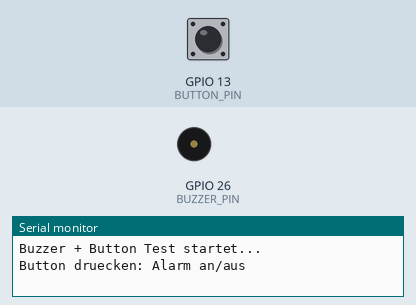
Recording of a sketch running on a simulated ESP32. Shown: buzzer (waves = sounding, pin HIGH), the last lines printed to the serial monitor. The inputs (shaded band) are chosen by the test bench; at power-on: GPIO 13 (BUTTON_PIN) HIGH.

Above: at 2.2 s.
2.3 s: GPIO 13 (BUTTON_PIN) pulled LOW for 0.15 s
At 2.45 s:
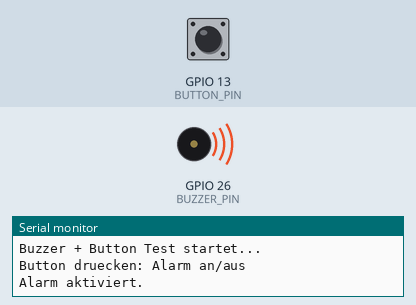
5.4 s: GPIO 13 (BUTTON_PIN) pulled LOW for 1 s
7.9 s: GPIO 13 (BUTTON_PIN) pulled LOW for 3.2 s
At 11.9 s:
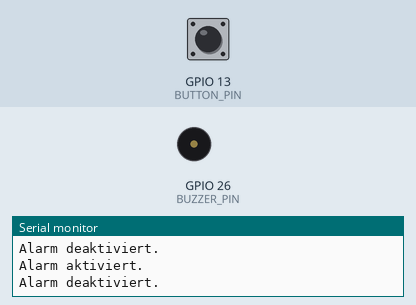
Timing chart, 0 to 13.4 s (numbered marks = the images above; inputs shaded):
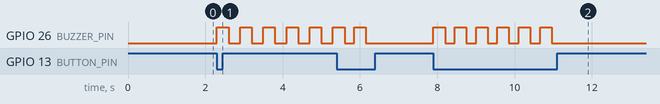

The sketch:

buzzer_button_test.ino
```cpp
#define BUZZER_PIN 26
#define BUTTON_PIN 13

bool buzzerState = false;
bool alarmActive = false;

unsigned long lastButtonPress = 0;
const unsigned long debounceDelay = 250;

void setup() {
  Serial.begin(115200);
  delay(1000);

  pinMode(BUZZER_PIN, OUTPUT);
  digitalWrite(BUZZER_PIN, LOW);

  pinMode(BUTTON_PIN, INPUT_PULLUP);

  Serial.println("Buzzer + Button Test startet...");
  Serial.println("Button druecken: Alarm an/aus");
}

void loop() {
  bool buttonPressed = (digitalRead(BUTTON_PIN) == LOW);

  if (buttonPressed && millis() - lastButtonPress > debounceDelay) {
    lastButtonPress = millis();

    alarmActive = !alarmActive;

    if (alarmActive) {
      Serial.println("Alarm aktiviert.");
    } else {
      Serial.println("Alarm deaktiviert.");
      digitalWrite(BUZZER_PIN, LOW);
      buzzerState = false;
    }
  }

  if (alarmActive) {
    buzzerState = !buzzerState;
    digitalWrite(BUZZER_PIN, buzzerState ? HIGH : LOW);
    delay(300);
  } else {
    digitalWrite(BUZZER_PIN, LOW);
  }
}
```

Measured:
- after the input at 2.3 s, GPIO 26 (BUZZER_PIN): alternates HIGH for 0.30 s and LOW for 0.30 s, starting at once
- after the input at 7.9 s, GPIO 26 (BUZZER_PIN): alternates HIGH for 0.30 s and LOW for 0.25 s, 12 changes in all, then stays LOW, starting at once
